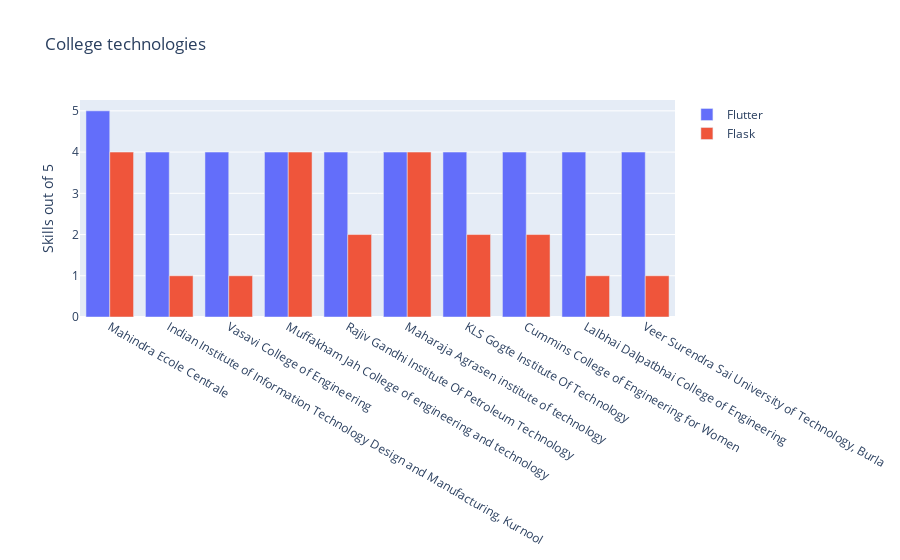

The code cell stored with this chart in its notebook:
### Markdown cell above
### <center> Plotted Bar graph using Plotly module

### Code cell
from plotly.offline import iplot, init_notebook_mode
init_notebook_mode(connected = True)
import plotly.graph_objects as go
from plotly import subplots
trace1 = go.Bar(x= New_Data['College'],y=New_Data['Flutter'],name='Flutter')
trace2 = go.Bar(x=New_Data['College'],y=New_Data['Flask'],name='Flask')
Data4 = [trace1,trace2]
layout = go.Layout(title='College technologies',yaxis={'title':'Skills out of 5'} ,barmode = 'group')
fig = go.Figure(layout=layout,data=Data4)
iplot(fig)

### Figure 1 — Plotly figure (JSON) as saved in the notebook; plotly's stock layout.template omitted (floating-point values rounded to 4 significant figures)
{"data": [{"name": "Flutter", "type": "bar", "x": ["Mahindra Ecole Centrale", "Indian Institute of Information Technology Design and Manufacturing, Kurnool", "Vasavi College of Engineering", "Muffakham Jah College of engineering and technology", "Rajiv Gandhi Institute Of Petroleum Technology", "Maharaja Agrasen institute of technology", "KLS Gogte Institute Of Technology", "Cummins College of Engineering for Women ", "Lalbhai Dalpatbhai College of Engineering", "Veer Surendra Sai University of Technology, Burla"], "y": [5, 4, 4, 4, 4, 4, 4, 4, 4, 4]}, {"name": "Flask", "type": "bar", "x": ["Mahindra Ecole Centrale", "Indian Institute of Information Technology Design and Manufacturing, Kurnool", "Vasavi College of Engineering", "Muffakham Jah College of engineering and technology", "Rajiv Gandhi Institute Of Petroleum Technology", "Maharaja Agrasen institute of technology", "KLS Gogte Institute Of Technology", "Cummins College of Engineering for Women ", "Lalbhai Dalpatbhai College of Engineering", "Veer Surendra Sai University of Technology, Burla"], "y": [4, 1, 1, 4, 2, 4, 2, 2, 1, 1]}], "layout": {"barmode": "group", "title": {"text": "College technologies"}, "yaxis": {"title": {"text": "Skills out of 5"}}}}
